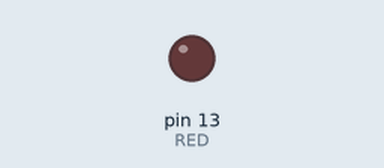
Recording of a sketch running on a simulated Arduino Uno, built with avr-gcc and run on an emulated ATmega328P. On the bench: output pins drawn as LEDs (lit = HIGH).

Above: at 0.5 s.
At 2.5 s:
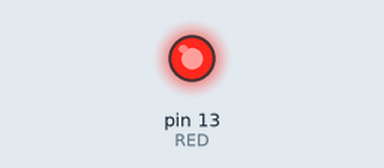
Timing chart, 0 to 5.2 s (numbered marks = the images above):
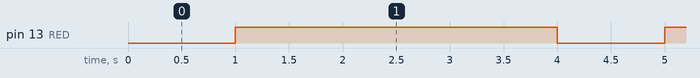

The sketch:

ledInDigital.ino
```cpp
#define RED 13
void setup() {
 pinMode(RED, OUTPUT);
}

void loop() {
  delay(1000);
  digitalWrite(RED,HIGH);
  delay(3000);
  digitalWrite(RED,LOW);
}
```

Measured:
- by itself, pin 13 (RED): alternates HIGH for 3.0 s and LOW for 1.0 s
